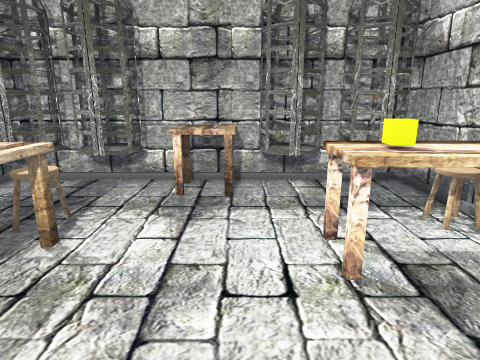
[1] (above)

12 first-person views from a walk through a scene from a Unity 3-D project. The camera is 1.2 m above the floor, tilts 14° down and sees 75° across. The floor is counted in squares, 0.6 m on a side. Each view is taken from the middle of a square. On the plan, view 1 faces up. The plan holds only what a view shows up to about 18 squares ahead; the rest is blank. The place goes on beyond the plan. The player character is not drawn. Some animated figures are left out.

[2]
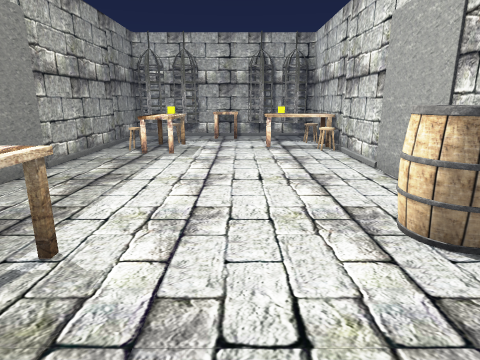

[3]
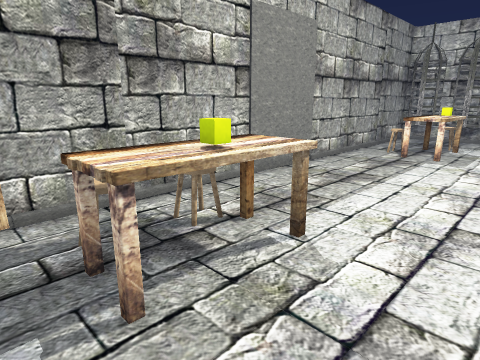

[4]
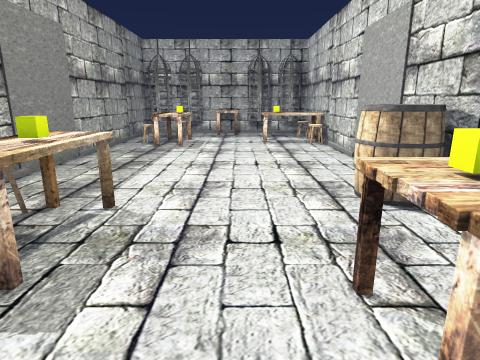

[5]
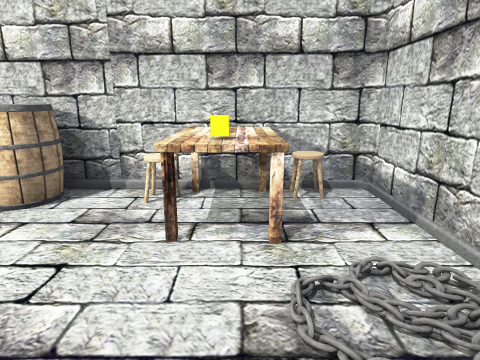

[6]
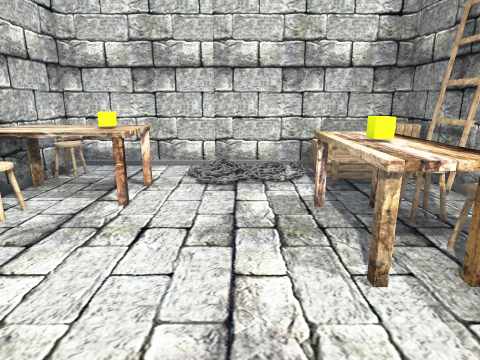

[7]
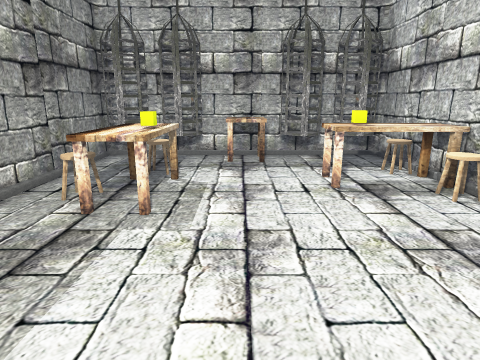

[8]
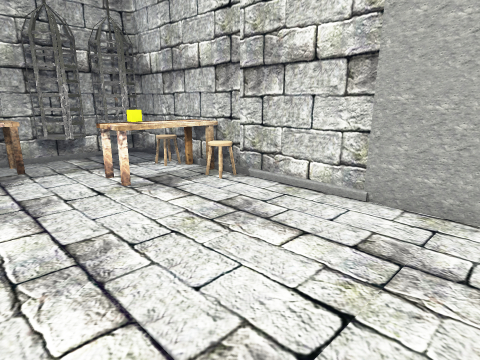

[9]
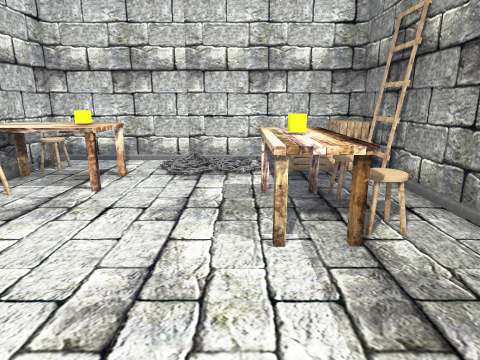

[10]
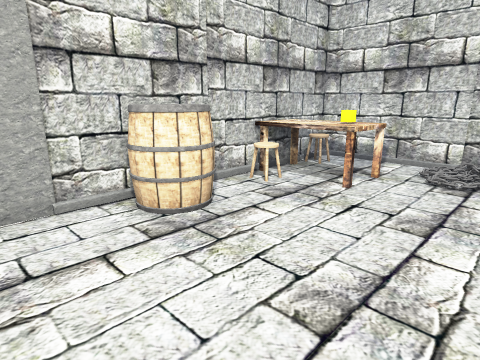

[11]
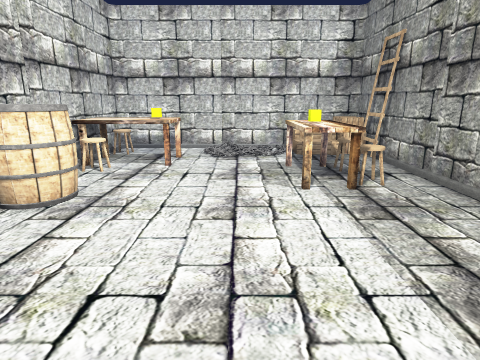

[12]
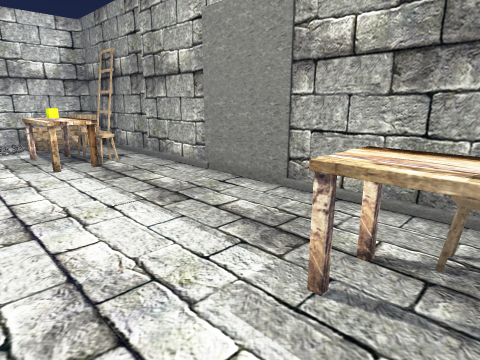

### Floor plan
Key: @ floor where view 1 was taken; # wall or solid block; . floor; / step, stairs or slope; C cage; T table; S stool; U cube; B barrel; L ladder; O other object.
Columns run from 6 left of view 1 to 4 right of it. Each row starts with its distance up from view 1.
  8 #C#C###C#C#
  7 #CCCCTTCCC#
  6 #.........#
  5 #.SS....TSS
  4 #.TT...TUTT
  3 #SSU....TTT
  2 #.ST......S
  1 #.TT......#
  0 #.....@...#
 -1 #.........#
 -2 #.........#
 -3 #.........#
 -4 #.........#
 -5 #.........#
 -6 #........BB
 -7 #.TTT....BB
 -8 #SSUT.....#
 -9 #SSUT....S#
-10 #.STT..TTST
-11 L......TUTT
-12 #//////.TSS
-13 #  ////...#
-14 #####O#####

Where each view was taken, in squares from view 1:
view 1: 0 up, 0 right, facing up
view 2: 11 down, 0 right, facing up
view 3: 11 down, 0 right, facing up-left
view 4: 13 down, 0 right, facing up
view 5: 11 down, 3 left, facing right
view 6: 4 down, 1 left, facing down
view 7: 4 down, 1 left, facing up
view 8: 4 down, 2 left, facing up-right
view 9: 3 down, 2 left, facing down
view 10: 3 down, 2 left, facing down-right
view 11: 0 up, 1 left, facing down
view 12: 3 up, 0 right, facing down-left
